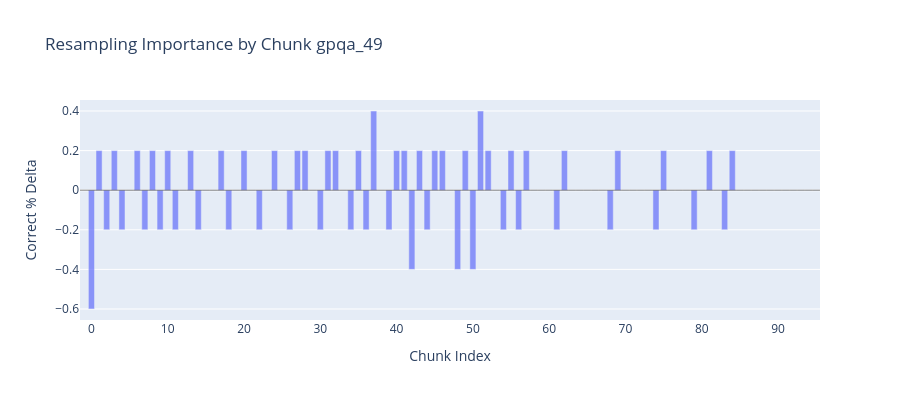

Write notebook code for a chart like this one.
### Code cell
plot_resampling_importance(gpqa_49)

### Figure 1 — Plotly figure (JSON) as saved in the notebook; plotly's stock layout.template omitted (floating-point values rounded to 4 significant figures)
{"data": [{"customdata": ["(no prefill)", "tegral over a loop momentum, which introduces a factor of typically (momentum-scale)^dimensionality.", " coupling constants can give a clue. The given expression has α (which is a fine-structure constant?", "actions.\n\nBut how do loops factor in? The number of loops is related to the topology of the diagram.", " number of factors involving the coupling constants and the momenta in the denominator or numerator?", "upling, but in the case of quantum electrodynamics, α is indeed the dimensionless coupling constant.", "^{-epsilon} (or similar) depending on the dimension where ε is the parameter away from 4 dimensions.", "^2 coming from loop integrals.\n\nWait, perhaps each loop would contribute a factor of 1/(4π)^2 in 4D.", "or related to the 'volume' of momentum space integral, but since it's divergent, people regulate it.", "4π)^((something per loop) times loops). Wait, 1/(4π)^2 per loop would give 1/(4π)^6 for three loops?", " and g^2. The power of the coupling constants would depend on the number of vertices in the diagram.", "erent.\n\nWait, in QED, each vertex is order e^2 (since the electron-photon vertex is ∝ α = e^2/(4π)).", "diagrams between the number of loops, the number of vertices (V), and the number of propagators (P).", "s) is equal to the number of internal lines minus (number of vertices -1). Wait, but more precisely:", "nes) - (number of vertices -1).\n\nHence,\n\nL = (Pi) - V + 1,\n\nwhere Pi = internal lines, V = vertices.", "tion term e \\bar{\\psi} γ^μ A_μ ψ, which gives a vertex with three legs (electron, photon, electron).", "ree vertices contributing α and two vertices contributing g² (total vertices of two different types?", "les, say fermion, photon, and scalar (if the couplings involve both vector and scalar interactions).", "QED-like vertices (3 legs) and those with g correspond to, say, Yukawa interaction vertices (4 legs:", " 1/(4π)^2, then 3 loops would give three factors of 1/(4π)^2 multiplied, so (1/(4π)^2)^3 = 1/(4π)^6.", "^{-ε} (with ε=4-D), so in 4 dimensions, it could be a factor of some Gamma functions times 1/(4π)^2?", "nvolving things like ln(Q/M), where Q is typical momentum of the process, and M is the cutoff scale.", "ch loop introduces a factor of something proportional to 1/(Q/M)^{something}, but here it's (Q/M)^2.", " 2E,\n\nwhere L is the number of loops and E is the number of external legs (photon legs for example).", " the external momentum Q is in the argument, but we might need to assume a specific type of diagram.", "omplicating.\n\nAlternatively, the standard formula in four dimensions for the degree of divergence is", " scales as 4 dimensions per loop). Each loop momentum appears in propagators and vertices and so on.", "h propagator is ~1/p²), and numerators from vertices might contribute, but in scalar QFT they don't.", "nus 2P (since each propagator is 1/k^2, so contributes -2 to the momentum dimension per propagator).", "tude from propagators and vertices).\n\nWait, in φ^4 theory, each vertex contributes 0 mass dimension?", "(since each internal line is associated with a propagator ~1/k², so contributes a -2 per propagator?", "tes +4.\n\nThus,\n\nD = 4L - 2P,\n\nwhere P is the number of internal lines.\n\nWait, yes, this seems right.", "gence D =2. Because when you regulate divergent diagrams, you can often write the amplitude as (Q^D.", "stitute back into D,\n\nD = D = 4L - 2P = (4P -4V +4) - 2P = 2P -4V +4,\n\nHmm, not sure, but since D=2,", "s = P + E.\n\nEach vertex has a certain number of legs. Let's say each of the V vertices has v_i legs.", "h contributes 3 legs, and those from g are four-leg (like scalar vertices), each contributes 4 legs.", "nce P must be integer. So that’s impossible.\n\nAlternatively, suppose it is four-point function (E=4)", "aybe α vertices are four-point (quartic vertices like φ^4 interactions). Let me think through again.", "of external legs, but again not sure.\n\nAlternatively, this approach is too fraught with assumptions.", "integrals?), though actually cross-sections and amplitudes have dimensions depending on the process.", "erefore the (Q/M)^2 is the only dimensional (or rather, dimensionless) part, just the ratio squared.", " possibility.\n\nSecond, the power of (Q/M)^2 would imply that the diagram is quadratically divergent:", "ld be 3.\n\nBut in the problem, the coupling constants involve alpha^3 and g^2, which is (coupling)^5?", " with coupling constant α (each contributing α) and 2 vertices with g (each g), totaling 5 vertices.", "5,\n\nP=9,\n\nSo Euler gives loops L = P - V +1=9-5+1=5 loops? Wait,\n\nWait Euler equation L = P - V + 1,", "es, so from vertex legs:\n\nTotal legs contributed by vertices,\n\nSuppose each vertex is of degree d_i,", "ertices have 4 legs.\n\nThus,\n\nTotal legs from vertices: 3×3 (α vertices) + 4×2 (g vertices) =9 +8=17,", "uration?\n\nWait, if vertices contributing α are 3-legged (quark-photon vertices, say), three of them,", "ly don't carry coupling constants like g squared terms, unless there are mass renormalization terms.", "tors and vertices, so the number of loops L is related to the total power of the coupling constants.", "= L + V -1= L +5 -1=L+4,\n\nsubstitute into first equation,\n\n4L -2(L +4) =2 ⇒4L -2L -8=2 ⇒2L=10 ⇒ L=5.", "tency, which suggests that perhaps each loop doesn't bring a factor of 1/(4π)^2, but something else.", "∫ k^3 dk,\n\nbut perhaps the remaining factor after renormalization includes constants like (4π)^{-2}.", "se from different contributions, such as the numerator (gamma matrices), or the vertices themselves?", "ectrodynamics, each vertex has a factor of -ieγ_μ, so when squared would give a factor of α≡e²/(4π).", "t's think about a one-loop correction to an electron vertex, like electron-photon vertex correction.", " each (since the interaction term is λφ^3, but in some cases coupling might be defined differently).", "14= -2 → meaning the diagram is convergent,\n\nBut in the given expression, there is a (Q/M)^2 factor.", " five loops,\n\nIf five loops contribute (4π)^{-6},\n\nThen per-loop:\n\n(4π)^{-6} would be (4π^{-2})^{3},", ", perhaps the expression is the product of 3 photons (since alpha^3 might relate to photon vertices?", " For example,\n\nThe symmetry factor (S) would lead to 1/(4pi)^{something} or contribute to constants.", " the Q/M factor is from each loop.\n\nEach loop integrating up to cutoff M, giving factors of M² each?", "ce the regulators like MS-bar, then the remaining terms would have a dimensionless variable (Q/M)^D.", "of (4pi)^4 somewhere else perhaps?\n\nAlternatively the vertices contribute other factors like (4 pi),", "fore, considering α = e^2/(4pi),\n\neach vertex in an amplitude contributes a factor of α/(4pi)^{-1} ?", "ng,\n\nso if the amplitude also has vertices involving g,\n\neach such vertex contributes a factor of g,", "ression,\n\nthe amplitude is,\n\n[symmetry_factor]^{-1} × (vertices_factors) × (loop integrals) × other,", ": sqrt(2)*8.\n\nPutting all together,\n\namplitude ~ ( vertex factors * loop factors ) / symmetry factor", "i^3 * g²) / (sqrt{2}*8) ) × (1/(4pi)^{10)) × (Q/M)^2,\n\nthus,\n\n= alpha^3 g² × sqrt{2}*8 / sqrt{2}*8 ?", " sqrt(2) *8 * ... so,\n\nWait,\n\nTo have 1/(sqrt(2)*8)^{-1} would require the numerator have sqrt(2)*8,", "alpha vertex contributes 4pi fact),\n\nloops contribute (4pi)^{-10} (five loops each with (4pi)^{-2}),", "sqrt(2)*8 * [ 1/(4pi)^6 ] (Q/M)^2,\n\nSo my computed coefficient, up to other constants involving Q/M,", "D. The Feynman rule for a QED vertex is -ieγμ.\n\nThe vertex coefficient is then ( -ieγμ ) per vertex,", "\ntherefore, the total coupling factor is (e^2)^{n/2}/(4pi)^{n/2} (since alpha has denominator 4pi ),", " ~ (4pi)^{D/2} ...,\n\nbut this is getting too complex.\n\nAlternatively, considering the given problem,", " multiple identical propagators or vertices,\n\nso the symmetry factor S is,\n\nfor a diagram with, say,", "s which give constants),\n\nso suppose:\n\nSymmetry factor is S,\n\nthen 1/S contributes to the constants,", "overall 1/(4 pi)^6,\n\nthe number of loops must be 3,\n\nso 3 loops,\n\nso if the diagram has three loops,", "is the opposite,\n\nThus possibly,\n\nit's a quadratically divergent diagram (D=2 ),\n\nrequiring 5 loops,", ")^5*( loops 4pi^{-10}) = (4pi)^{-5},\n\n and symmetry factor or other terms contribute another (4pi)^?", "5},\n\nthen symmetry factor,\n\nSuppose symmetry factor is sqrt(2)*8,\n\n thus,\n\nThe coefficient would be,", "α*(4π),\n\nbecause α = e²/(4π),\n\nso e² = α*(4π),\n\nso each vertex has a coupling factor of e² = α*(4π),", ":\n\nalpha³ g² sqrt(2)*8 / (4 pi)^6.\n\n Thus,\n\n[ α³ g² / (4π)^7 ] / S = α³ g² * ( sqrt(2)*8 )/(4 pi)^6,", "which could come from some internal lines being distinguishable via gauge indices or something else,", "the only way to get the 1/(4 pi)^6 from five loops and vertices contributions,\n\n we need five loops,", "is -2,\n\n but then the factor (Q/M)^2 is coming from?\n\n maybe,\n\n a convergent diagram's integral has,", "f which loop contributed are upside down.\n\nPerhaps the Q/M is swapped,\n\n but problem states (Q/M)^2,", "ps,\n\n therefore five loops.\n\n Then,\n\n the loop integrals give factors of 1/(4pi)^{2×5}=1/(4pi)^{10},", "erms,\n\n,\n\n,\n\n,\n\n,\n\n,\n\n thus total vertex terms contribute,\n\n,\n\n,\n\n,\n\n,\n\n,\n\n,\n\n alpha^3 g² × (4pi)^3,", "\n\n,\n\n,\n\n,\n\n,\n\n,\n\n,\n\n,\n\n,\n\n,\n\n,\n\n,\n\n,\n\n,\n\n,\n\n,\n\n,\n\n,\n\n,\n\n,\n\n,\n\n,\n\n,\n\n,\n\n,\n\n,\n\n,\n\n\n,\n\n,\n\n,\n\n,\n\n,\n\n,\n\n,", "\n\n,\n\n,\n\n,\n\n,\n\n,\n\n,\n\n,\n\n,\n\n,\n\n,\n\n \n\n problem expression has,\n\n,\n\n,\n\n,\n\nalpha^3 g^2 sqrt(2)*8/(4pi)^6,", "6 的话，\n\n,\n\n 如果 three loops each contribute 1/(4pi)^ squared,\n\n,\n\n,\n\n,\n\n,\n\n则 5个循环将带來的 1/(4 pi)^{10} ，,", " divergence 结果 conflict,\n\n perhaps the 茶渍 破坏了 other terms 所以 we can't rely on the divergence degree.", "hree loops,\n\n即使 the vertex count 和 divergence degree 不一致, may due to missing informations in the 問題.", "e alpha vertices 有 4 legs each (like phi^4 的顶点), and the g vertices 有 3 legs (就像 fermion vertices),,", "ative,\n\n\n,\n\n\n,\n\n\n\n,\n\n然而, the given 公式有 (Q/M)^2 positive exponent,\n\n\n 这可能 suggest that 我们应该 consider,", "op 的 contribute to the  (4 pi)^{-6} factor，\n\n the answer 是 three loops.\n\n\n\n综上， the 答案 是 three loops."], "hovertemplate": "<b>Chunk %{x}</b><br>Delta: %{y:.4f}<br>...%{customdata}<extra></extra>", "opacity": 0.7, "type": "bar", "x": [-1, 0, 1, 2, 3, 4, 5, 6, 7, 8, 9, 10, 11, 12, 13, 14, 15, 16, 17, 18, 19, 20, 21, 22, 23, 24, 25, 26, 27, 28, 29, 30, 31, 32, 33, 34, 35, 36, 37, 38, 39, 40, 41, 42, 43, 44, 45, 46, 47, 48, 49, 50, 51, 52, 53, 54, 55, 56, 57, 58, 59, 60, 61, 62, 63, 64, 65, 66, 67, 68, 69, 70, 71, 72, 73, 74, 75, 76, 77, 78, 79, 80, 81, 82, 83, 84, 85, 86, 87, 88, 89, 90, 91, 92, 93, 94, 95], "y": [NaN, -0.6, 0.2, -0.2, 0.2, -0.2, 0.0, 0.2, -0.2, 0.2, -0.2, 0.2, -0.2, 0.0, 0.2, -0.2, 0.0, 0.0, 0.2, -0.2, 0.0, 0.2, 0.0, -0.2, 0.0, 0.2, 0.0, -0.2, 0.2, 0.2, 0.0, -0.2, 0.2, 0.2, 0.0, -0.2, 0.2, -0.2, 0.4, 0.0, -0.2, 0.2, 0.2, -0.4, 0.2, -0.2, 0.2, 0.2, 0.0, -0.4, 0.2, -0.4, 0.4, 0.2, 0.0, -0.2, 0.2, -0.2, 0.2, 0.0, 0.0, 0.0, -0.2, 0.2, 0.0, 0.0, 0.0, 0.0, 0.0, -0.2, 0.2, 0.0, 0.0, 0.0, 0.0, -0.2, 0.2, 0.0, 0.0, 0.0, -0.2, 0.0, 0.2, 0.0, -0.2, 0.2, 0.0, 0.0, 0.0, 0.0, 0.0, 0.0, 0.0, 0.0, 0.0, 0.0, 0.0]}], "layout": {"height": 400, "shapes": [{"line": {"color": "black", "width": 0.5}, "type": "line", "x0": 0, "x1": 1, "xref": "x domain", "y0": 0, "y1": 0, "yref": "y"}], "title": {"text": "Resampling Importance by Chunk gpqa_49"}, "width": 900, "xaxis": {"title": {"text": "Chunk Index"}}, "yaxis": {"title": {"text": "Correct % Delta"}}}}
